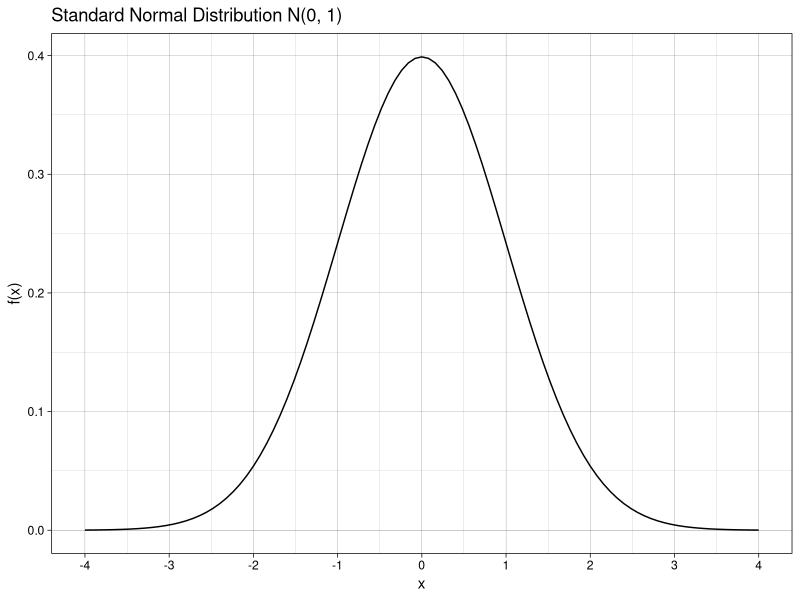
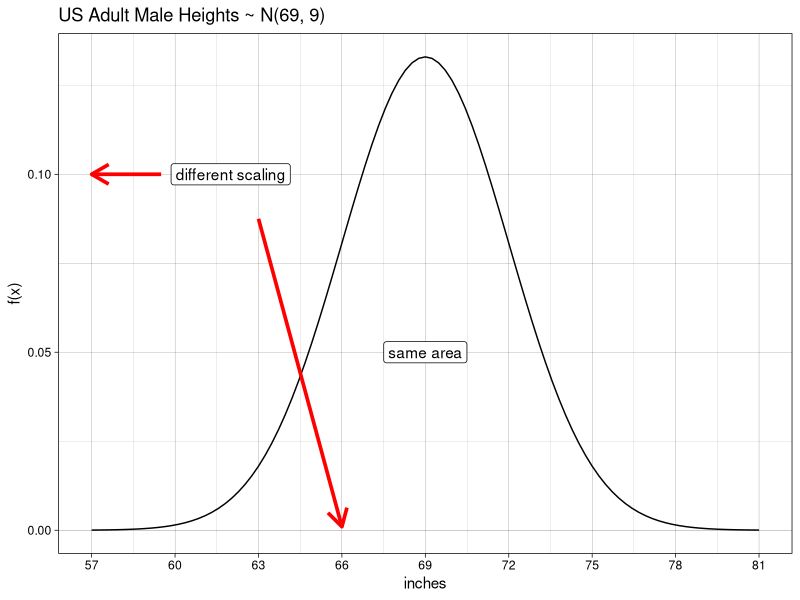
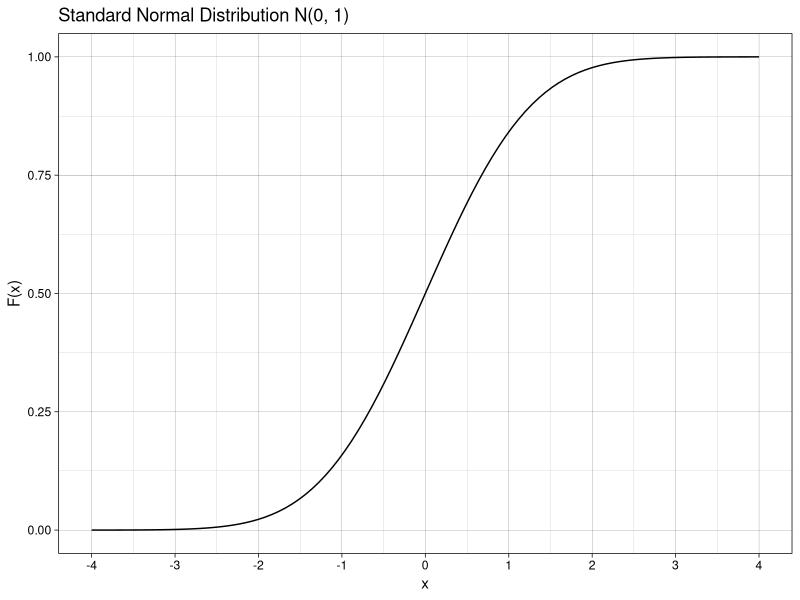
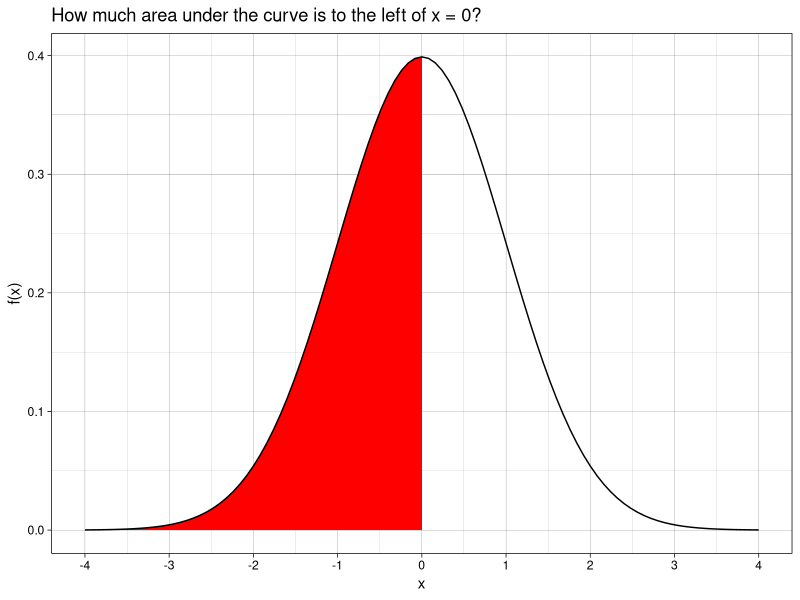
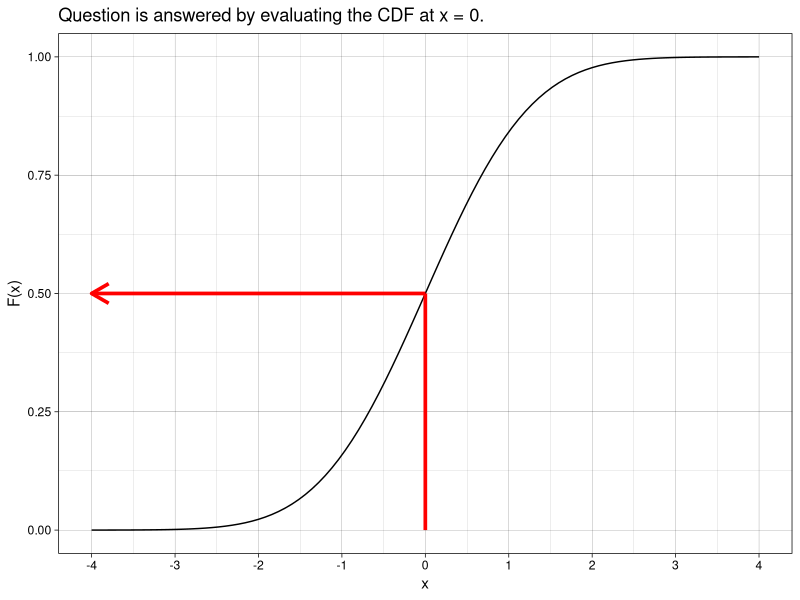
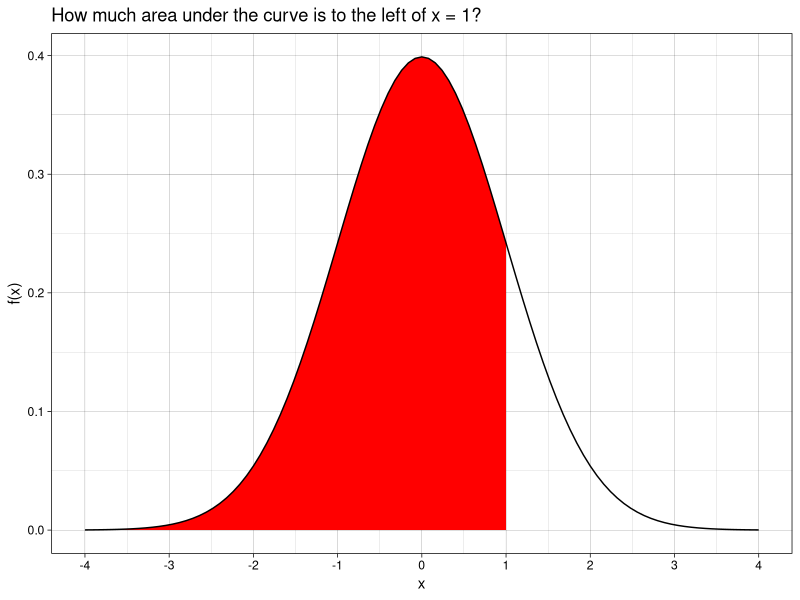
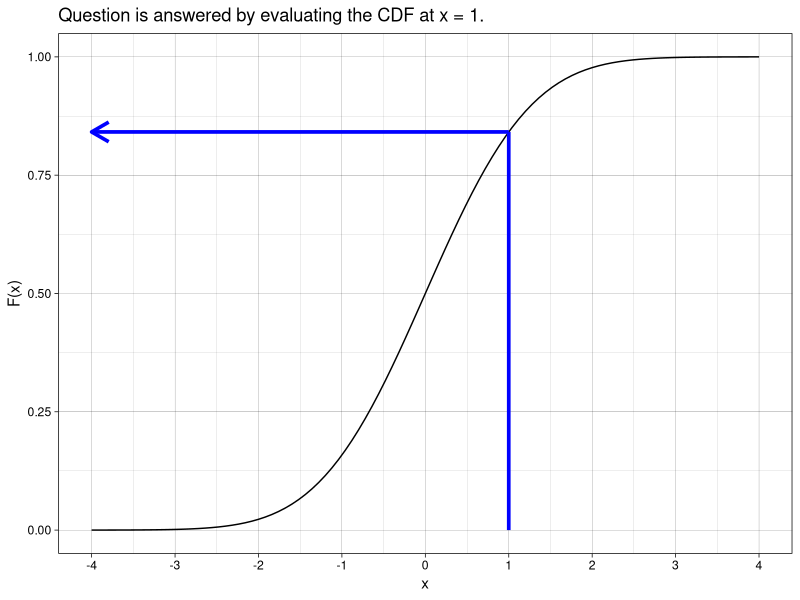
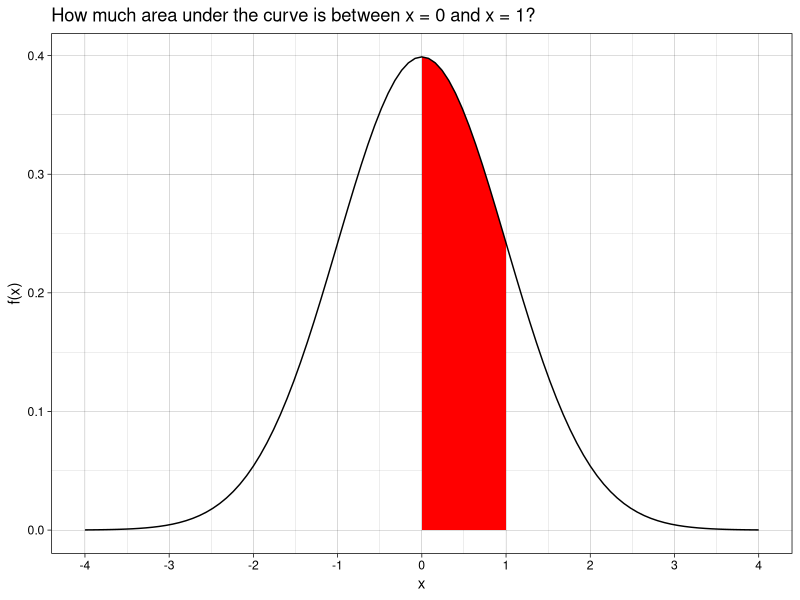

These figures' R source, in order:
## ---- chunk 1
knitr::opts_chunk$set(warning = FALSE, message = FALSE, comment = "")
library(tidyverse)
library(kableExtra)
## ---- chunk 2
# Standard Normal
# Z ~ N(0, 1)

ggplot() + 
  stat_function(fun = dnorm, args = list(0, 1)) +
  scale_x_continuous(limits = c(-4, 4), breaks = seq(from = -4, to = 4, by = 1)) +
  labs(title = "Standard Normal Distribution N(0, 1)", x = "x", y = "f(x)") + 
  theme_linedraw()
## ---- chunk 3
mu    <- 69
sigma <- 3
ggplot() + 
  stat_function(fun = dnorm, args = list(mu, sigma)) +
  scale_x_continuous(limits = c(mu - (4 * sigma), mu + (4 * sigma)),
                     breaks = seq(mu - (4 * sigma), mu + (4 * sigma), sigma)) +
  labs(title = "US Adult Male Heights ~ N(69, 9)", x = "inches", y = "f(x)") + 
  theme_linedraw() +
  annotate("label", x = 69, y = 0.05, label = "same area") +
  annotate("label", x = 62.0, y = 0.10, label = "different scaling") +
  geom_segment(aes(x = c(59.5, 63), 
                   xend = c(57, 66), 
                   y = c(0.10, 0.0875), 
                   yend = c(0.10, 0.001)), 
               arrow = arrow(length = unit(0.5, "cm")),
               color = "red", size = 1.25)
## ---- chunk 4
ggplot() + 
  stat_function(fun = pnorm, args = list(0, 1)) +
  scale_x_continuous(limits = c(-4, 4), 
                     breaks = seq(from = -4, to = 4, by = 1)) +
  labs(title = "Standard Normal Distribution N(0, 1)", 
       x = "x", 
       y = "F(x)") + 
  theme_linedraw()
## ---- chunk 5
ggplot() + 
  stat_function(fun = dnorm, args = list(0, 1), geom = "area", fill = "red", xlim = c(-4, 0)) + 
  stat_function(fun = dnorm, args = list(0, 1)) +
  scale_x_continuous(limits = c(-4, 4), breaks = seq(from = -4, to = 4, by = 1)) +
  labs(title = "How much area under the curve is to the left of x = 0?", 
       x = "x", y = "f(x)") + 
  theme_linedraw()
## ---- chunk 6
ggplot() + 
  stat_function(fun = pnorm, args = list(0, 1)) +
  scale_x_continuous(limits = c(-4, 4), breaks = seq(from = -4, to = 4, by = 1)) +
  labs(title = "Question is answered by evaluating the CDF at x = 0.", 
       x = "x", y = "F(x)") + 
  geom_segment(aes(x = 0, 
                   xend =  0, 
                   y = 0, 
                   yend = 0.5), 
               color = "red",
               size = 1.25) +
  geom_segment(aes(x = 0, 
                   xend = -4, 
                   y = 0.5, 
                   yend = 0.5), 
               color = "red", 
               size = 1.25,
               arrow = arrow(length = unit(0.5,"cm"))) +
  theme_linedraw()
## ---- chunk 7
ggplot() + 
  stat_function(fun = dnorm, args = list(0, 1), geom = "area", fill = "red", xlim = c(-4, 1)) + 
  stat_function(fun = dnorm, args = list(0, 1)) +
  scale_x_continuous(limits = c(-4, 4), breaks = seq(from = -4, to = 4, by = 1)) +
  labs(title = "How much area under the curve is to the left of x = 1?", 
       x = "x", y = "f(x)") + 
  theme_linedraw()
## ---- chunk 8
ggplot() + 
  stat_function(fun = pnorm, args = list(0, 1)) +
  scale_x_continuous(limits = c(-4, 4), breaks = seq(from = -4, to = 4, by = 1)) +
  labs(title = "Question is answered by evaluating the CDF at x = 1.", 
       x = "x", y = "F(x)") + 
  geom_segment(aes(x = 1, 
                   xend =  1, 
                   y = 0, 
                   yend = pnorm(1)), 
               color = "blue",
               size = 1.25) +
  geom_segment(aes(x = 1, 
                   xend = -4, 
                   y = pnorm(1), 
                   yend = pnorm(1)), 
               color = "blue", 
               size = 1.25,
               arrow = arrow(length = unit(0.5,"cm"))) +
  theme_linedraw()
## ---- chunk 9
pnorm(q = 0, mean = 0, sd = 1) #lower.tail = TRUE is the default

pnorm(q = 0, mean = 0, sd = 1, lower.tail = FALSE) #area above 0

pnorm(q = 1, mean = 0, sd = 1) #lower.tail = TRUE is the default

pnorm(q = 1, mean = 0, sd = 1, lower.tail = FALSE) # area above 1
## ---- chunk 10
ggplot() + 
  stat_function(fun = dnorm, args = list(0, 1), geom = "area", fill = "red", xlim = c(0, 1)) + 
  stat_function(fun = dnorm, args = list(0, 1)) +
  scale_x_continuous(limits = c(-4, 4), breaks = seq(from = -4, to = 4, by = 1)) +
  labs(title = "How much area under the curve is between x = 0 and x = 1?", 
       x = "x", y = "f(x)") + 
  theme_linedraw()
## ---- chunk 11
ggplot() + 
  stat_function(fun = pnorm, args = list(0, 1)) +
  scale_x_continuous(limits = c(-4, 4), breaks = seq(from = -4, to = 4, by = 1)) +
  labs(title = "Evaluate the CDF at both points and subtract the lower area.", 
       x = "x", y = "F(x)") + 
  geom_segment(aes(x = 0, 
                   xend =  0, 
                   y = 0, 
                   yend = 0.5), 
               color = "red",
               size = 1.25) +
  geom_segment(aes(x = 0, 
                   xend = -4, 
                   y = 0.5, 
                   yend = 0.5), 
               color = "red", 
               size = 1.25,
               arrow = arrow(length = unit(0.5,"cm"))) +
  geom_segment(aes(x = 1, 
                   xend =  1, 
                   y = 0, 
                   yend = pnorm(1)), 
               color = "blue",
               size = 1.25) +
  geom_segment(aes(x = 1, 
                   xend = -4, 
                   y = pnorm(1), 
                   yend = pnorm(1)), 
               color = "blue", 
               size = 1.25,
               arrow = arrow(length = unit(0.5,"cm"))) +
  theme_linedraw()
## ---- chunk 12
P1 <- ggplot() + 
  stat_function(fun = dnorm, args = list(0, 1), geom = "area", fill = "darkgray", xlim = c(-4, 1)) + 
  stat_function(fun = dnorm, args = list(0, 1)) +
  scale_x_continuous(limits = c(-4, 4), breaks = seq(from = -4, to = 4, by = 1)) +
  labs(title = "area left of 1 minus...", x = "x", y = "f(x)") + 
  theme_linedraw()

P2 <- ggplot() + 
  stat_function(fun = dnorm, args = list(0, 1), geom = "area", fill = "lightgray", xlim = c(-4, 0)) + 
  stat_function(fun = dnorm, args = list(0, 1)) +
  scale_x_continuous(limits = c(-4, 4), breaks = seq(from = -4, to = 4, by = 1)) +
  labs(title = "area left of 0 equals...", x = "x", y = "f(x)") + 
  theme_linedraw()

P3 <- ggplot() + 
  stat_function(fun = dnorm, args = list(0, 1), geom = "area", fill = "purple", xlim = c(0, 1)) + 
  stat_function(fun = dnorm, args = list(0, 1)) +
  scale_x_continuous(limits = c(-4, 4), breaks = seq(from = -4, to = 4, by = 1)) +
  labs(title = "area between 0 and 1", x = "x", y = "f(x)") + 
  theme_linedraw()

gridExtra::grid.arrange(P1, P2, P3, ncol = 3)
## ---- chunk 13
pnorm(q = 1, mean = 0, sd = 1) - pnorm(q = 0, mean = 0, sd = 1)
## ---- chunk 14
mu    <- 69
sigma <- 3
ggplot() + 
  stat_function(fun = pnorm, args = list(mu, sigma)) +
  scale_x_continuous(limits = c(mu - (4 * sigma), mu + (4 * sigma)),
     breaks = seq(mu - (4 * sigma), mu + (4 * sigma), sigma)) +
  labs(title = "US Adult Male Heights ~ N(69, 9)", 
       x = "inches", 
       y = "F(x)") + 
  theme_linedraw()
## ---- chunk 15
IQtable = tibble('Score Range' = c("129.5 and above",
                           "119.5 to 129.5",
                           "108.5 to 119.5",
                           "89.5 to 108.5",
                           "79.5 to 89.5",
                           "69.5 to 79.5",
                           "69.5 and below"),
                 'WAIS Class' = c("Very Superior",
                           "Superior",
                           "High Average",
                           "Average",
                           "Low Average",
                           "Borderline",
                           "Extremely Low"))
kable(IQtable, format = 'markdown')
## ---- chunk 16
ggplot() + 
  stat_function(fun = dnorm, args = list(0, 1), geom = "area", fill = "red", xlim = c(-4, 1)) + 
  stat_function(fun = dnorm, args = list(0, 1)) +
  scale_x_continuous(limits = c(-4, 4), breaks = seq(from = -4, to = 4, by = 1)) +
 labs(title = "What value of x has the given area to the left of it?", 
      x = "x", y = "f(x)") + 
 annotate("label", x = 0, y = 0.1, label = "area = 0.8413447...") +
 theme_linedraw()
## ---- chunk 17
ggplot() +
  stat_function(fun = pnorm, args = list(0, 1)) +
  scale_x_continuous(limits = c(-4, 4), breaks = seq(from = -4, to = 4, by = 1)) +
  labs(title = "Question is answered by taking the inverse of the CDF.",
       x = "x", y = "F(x)") +
  geom_segment(aes(x = 1,
                   xend =  1,
                   y = pnorm(1),
                   yend = 0),
               color = "blue",
               size = 1.25,
               arrow = arrow(length = unit(0.5,"cm"))) +
  geom_segment(aes(x = -4,
                   xend = 1,
                   y = pnorm(1),
                   yend = pnorm(1)),
               color = "blue",
               size = 1.25) +
  theme_linedraw()
## ---- chunk 18
rnorm(5)
rnorm(10)
rnorm(25)
## ---- chunk 19
set.seed(0)
## ---- chunk 20
random_sample <- rnorm(100)
ggplot(NULL, aes(x = random_sample)) +
  geom_histogram(aes(y = ..density..), bins = 30,
                 fill = "skyblue", color = "white") +
  geom_density() +
  scale_x_continuous(limits = c(-4, 4), breaks = seq(from = -4, to = 4, by = 1)) +
  theme_linedraw()
## ---- chunk 21
set.seed(0)
## ---- chunk 22
random_sample <- rnorm(1000)
ggplot(NULL, aes(x = random_sample)) +
  geom_histogram(aes(y = ..density..), bins = 30,
                 fill = "skyblue", color = "white") +
  geom_density() +
  scale_x_continuous(limits = c(-4, 4), breaks = seq(from = -4, to = 4, by = 1)) +
  theme_linedraw()
## ---- chunk 23
set.seed(0)
## ---- chunk 24
random_sample <- rnorm(10^6)
ggplot(NULL, aes(x = random_sample)) +
  geom_histogram(aes(y = ..density..), bins = 30,
                 fill = "skyblue", color = "white") +
  geom_density() +
  scale_x_continuous(limits = c(-4, 4), breaks = seq(from = -4, to = 4, by = 1)) +
  theme_linedraw()
